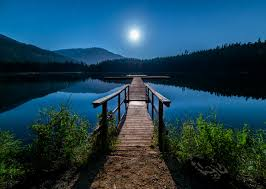
#> input picture ActivityRecognition/project/proimage1.jpg, 266 x 189 px
$ python project1.py
#> lines starting #> are read from the running program, lines starting #| are printed output that depends on the picture
import cv2
import numpy as np
a=cv2.imread('proimage1.jpg')
#> a is the input picture: shape (189, 266, 3); mean B, G, R 83.5, 65.4, 28.5
cv2.imshow('proimage',a)
# cv2.waitKey(1000)
cv2.destroyAllWindows()
imggray=cv2.cvtColor(a,cv2.COLOR_BGR2GRAY)
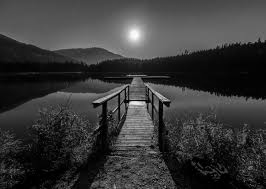
#> imggray: shape (189, 266); min 0, max 255, mean 56.4
cv2.imshow('proimage',imggray)
# cv2.waitKey(1000)
cv2.destroyAllWindows()
print(imggray)
#> (printed output is left out)
reimage=cv2.resize(imggray,(256,256))
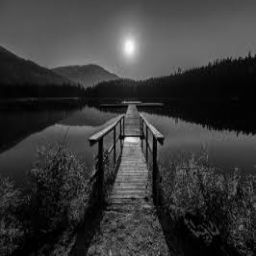
#> reimage: shape (256, 256); min 0, max 254, mean 56.3
cv2.imshow('',reimage)
arr1=np.zeros((128,128))
for i in range(128):
    for j in range(128):
        arr1[i][j]=reimage[i][j]
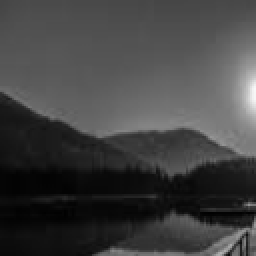
#> arr1: shape (128, 128) float64 (shown 2 times larger); min 1, max 248, mean 65.6
imgpart1=np.uint8(arr1)
cv2.imshow('',imgpart1)
# cv2.waitKey(1000)
arr2=np.zeros((128,128))
for i in range(128):
    for j in range(128):
        arr2[i][j]=reimage[i+128][j]
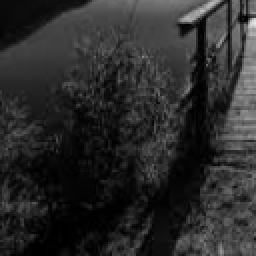
#> arr2: shape (128, 128) float64 (shown 2 times larger); min 0, max 230, mean 42.3
imgpart2=np.uint8(arr2)
cv2.imshow('',imgpart2)
# cv2.waitKey(1000)
arr3=np.zeros((128,128))
for i in range(128):
    for j in range(128):
        arr3[i][j]=reimage[i][j+128]
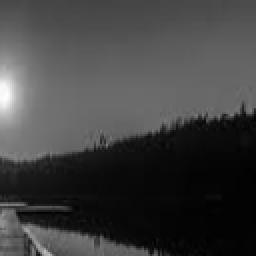
#> arr3: shape (128, 128) float64 (shown 2 times larger); min 1, max 254, mean 64.7
imgpart3=np.uint8(arr3)
cv2.imshow('',imgpart3)
# cv2.waitKey(1000)
arr4=np.zeros((128,128))
for i in range(128):
    for j in range(128):
        arr4[i][j]=reimage[i+128][j+128]
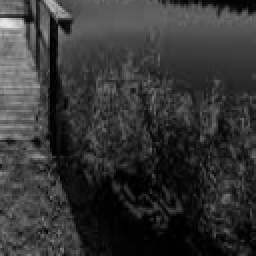
#> arr4: shape (128, 128) float64 (shown 2 times larger); min 0, max 232, mean 52.6
imgpart4=np.uint8(arr4)
cv2.imshow('',imgpart4)
# cv2.waitKey(1000)
cv2.destroyAllWindows()
n=int(input('enter:'))
#> the answer given: 3
arr5=np.zeros((256-2*n,256-2*n))
for i in range(256-(2*n)):
    for j in range(256-(2*n)):
        arr5[i][j]=reimage[n+i][j+n]
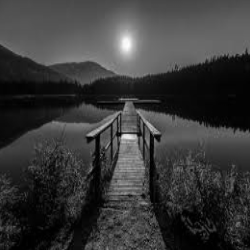
#> arr5: shape (250, 250) float64; min 0, max 254, mean 56.8
imgpart5=np.uint8(arr5)
cv2.imshow('',imgpart5)
# cv2.waitKey(1000)
cv2.destroyAllWindows()
